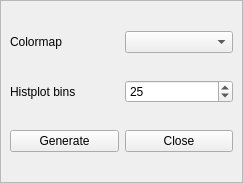
<?xml version="1.0" encoding="UTF-8"?>
<ui version="4.0">
 <class>ScrollArea</class>
 <widget class="QScrollArea" name="ScrollArea">
  <property name="windowModality">
   <enum>Qt::ApplicationModal</enum>
  </property>
  <property name="geometry">
   <rect>
    <x>0</x>
    <y>0</y>
    <width>243</width>
    <height>183</height>
   </rect>
  </property>
  <property name="windowTitle">
   <string>Uniform Random Texture</string>
  </property>
  <property name="widgetResizable">
   <bool>true</bool>
  </property>
  <widget class="QWidget" name="scrollAreaWidgetContents">
   <property name="geometry">
    <rect>
     <x>0</x>
     <y>0</y>
     <width>241</width>
     <height>181</height>
    </rect>
   </property>
   <layout class="QGridLayout" name="gridLayout">
    <item row="0" column="0">
     <widget class="QLabel" name="label_6">
      <property name="text">
       <string>Colormap</string>
      </property>
     </widget>
    </item>
    <item row="0" column="1">
     <widget class="QComboBox" name="mptcolmaps"/>
    </item>
    <item row="1" column="0">
     <widget class="QLabel" name="label_22">
      <property name="text">
       <string>Histplot bins</string>
      </property>
     </widget>
    </item>
    <item row="1" column="1">
     <widget class="QSpinBox" name="mptbins">
      <property name="minimum">
       <number>5</number>
      </property>
      <property name="maximum">
       <number>1000</number>
      </property>
      <property name="value">
       <number>25</number>
      </property>
     </widget>
    </item>
    <item row="2" column="0">
     <widget class="QPushButton" name="pushButton">
      <property name="text">
       <string>Generate</string>
      </property>
     </widget>
    </item>
    <item row="2" column="1">
     <widget class="QPushButton" name="pushButton_2">
      <property name="text">
       <string>Close</string>
      </property>
     </widget>
    </item>
   </layout>
  </widget>
 </widget>
 <resources/>
 <connections>
  <connection>
   <sender>pushButton_2</sender>
   <signal>clicked()</signal>
   <receiver>ScrollArea</receiver>
   <slot>close()</slot>
   <hints>
    <hint type="sourcelabel">
     <x>216</x>
     <y>458</y>
    </hint>
    <hint type="destinationlabel">
     <x>189</x>
     <y>185</y>
    </hint>
   </hints>
  </connection>
  <connection>
   <sender>pushButton</sender>
   <signal>clicked()</signal>
   <receiver>ScrollArea</receiver>
   <slot>SetOptions()</slot>
   <hints>
    <hint type="sourcelabel">
     <x>70</x>
     <y>140</y>
    </hint>
    <hint type="destinationlabel">
     <x>103</x>
     <y>159</y>
    </hint>
   </hints>
  </connection>
 </connections>
 <slots>
  <slot>SetOptions()</slot>
 </slots>
</ui>
